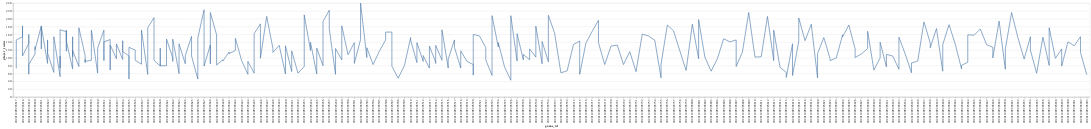

The notebook cell saved with this chart:
### Code cell
alt.Chart(df).encode(
        x='game_id',
        y='player_turns'
    ).mark_line()

### Figure 1 — Vega-Lite specification as saved in the notebook (floating-point values rounded to 4 significant figures; data arrays with more than 128 entries replaced by an {"elided": "..."} marker saying what was removed)
{"config": {"view": {"continuousWidth": 400, "continuousHeight": 300}}, "data": {"name": "data-aea119758dfed526926aacb3f291c5df"}, "mark": "line", "encoding": {"x": {"type": "nominal", "field": "game_id"}, "y": {"type": "quantitative", "field": "player_turns"}}, "$schema": "https://vega.github.io/schema/vega-lite/v4.8.1.json", "datasets": {"data-aea119758dfed526926aacb3f291c5df": {"elided": "314 records"}}}
